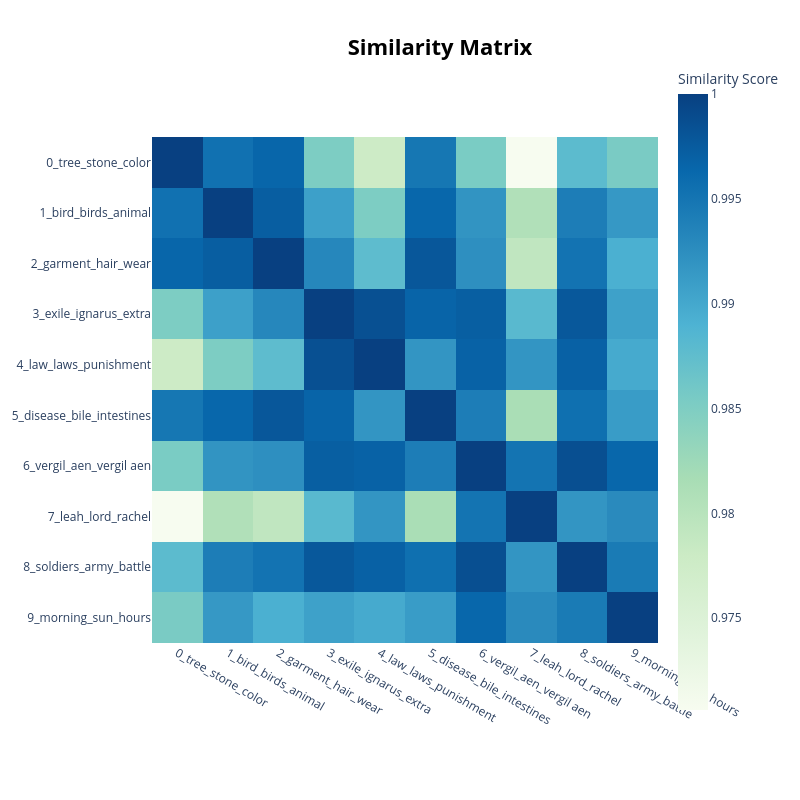

This figure's Python source:
#!/usr/bin/env python3
# -*- coding: utf-8 -*-

selected_topics = []

import warnings
import logging
warnings.simplefilter(action='ignore', category=FutureWarning)
warnings.simplefilter(action='ignore', category=UserWarning)
logging.disable(logging.WARN)

createTopicModel = __import__("03_topic_modelling", fromlist="createTopicModel").createTopicModel

import os
import numpy as np
import matplotlib.pyplot as plt
import matplotlib.patches as patches
import matplotlib.colors as mcolors
from utils import *
import seaborn as sns
import pandas as pd
from wordcloud import WordCloud
import json
import plotly.express as px
from mpl_toolkits.axes_grid1 import Divider, Size
import matplotlib.ticker as mticker
from sys import argv, stderr

def get_repres_docs(topic:int, doc_info:pd.DataFrame) -> pd.DataFrame:
    return doc_info[(doc_info["Topic"] == topic) & (doc_info["Representative_document"])]

def plot_books_per_topic(doc_info: pd.DataFrame):
    topic_list = np.sort(doc_info["Topic"].unique())
    book_list = np.sort(doc_info["book"].unique())
    book_titles = pd.DataFrame(getOpt("book_struct"))["title_en"]
    book_titles.index+=1
    docs_per_book = {k.item(): len(v) for k, v in doc_info.groupby("book").indices.items()}
    non_noise_docs_per_book = {
        k.item(): len(v) for k, v in
        doc_info[doc_info["Topic"] != -1].groupby("book").indices.items()
    }

    return {
            topic.item(): pd.Series({
                book_titles[book.item()]:
                len(
                    doc_info[(doc_info["book"] == book) & (doc_info["Topic"] == topic)]
                ) / (docs_per_book[book.item()] if topic != -1 else non_noise_docs_per_book[book.item()])
                for book in book_list
            })
        for topic in topic_list
    }

def plot_topics_per_book(doc_info: pd.DataFrame, topic_info:pd.DataFrame):
    topic_list = topic_info.index
    topic_titles = topic_info["Name"]
    book_list = np.sort(doc_info["book"].unique())
    book_titles = pd.DataFrame(getOpt("book_struct"))["title_en"]
    book_titles = book_titles.apply(formatEllipsis)
    book_titles.index+=1
    docs_per_book = {k.item(): len(v) for k, v in doc_info.groupby("book").indices.items()}
    return {
            book_titles[book]: pd.Series({
                topic_titles[topic]:
                len(
                    doc_info[(doc_info["book"] == book) & (doc_info["Topic"] == topic)]
                ) / docs_per_book[book]
                for topic in topic_list
            }).drop(labels=topic_titles[-1])
        for book in book_list
    }

def formatEllipsis(s:str, max:int = 25)-> str:
    if len(s) <= max:
        return s
    return s[:max - 3] + "..."

def get_hierarchies(topics: dict, h_topics):
    ts:dict = topics
    r = [topics]
    for level in h_topics.sort_values("Distance").itertuples():
        topics_to_merge = level.Topics
        l = ts.copy()
        for t in topics_to_merge:
            l[t] = level.Parent_Name
        ts = l
        r.append(ts)
    return r


def save_wordcloud(model, topic, filename):
    text = {word: value for word, value in model.get_topic(topic)}
    wc = WordCloud(background_color="white", max_words=1000)
    wc.generate_from_frequencies(text)
    plt.imshow(wc, interpolation="bilinear")
    plt.axis("off")
    plt.savefig(filename, bbox_inches='tight')
    plt.close()
    plt.clf()
    plt.cla()

def create_wordcloud(model, topic):
    text = {word: value for word, value in model.get_topic(topic)}
    wc = WordCloud(background_color="white", max_words=100)
    return wc.generate_from_frequencies(text)
    # return wc.to_svg(embed_font=True, optimize_embedded_font=False)

def func(x, prefixes):
    masks = {prefix: x.index.str.startswith(prefix) for prefix in prefixes}
    not_selected = ~np.logical_or(*masks.values())
    t = {prefix: {k.removeprefix(prefix + "_"): v for k, v in x[mask].items()} for prefix, mask in masks.items()}
    return pd.Series({**x[not_selected], **t})
    

if __name__ == "__main__":

    all_data = {
        granularity: getDocs("nomic_ai_nomic_embed_text_v2_moe__en", granularity, include=["documents", "metadatas"])
        for granularity in getArg("granularity")
    }

    # Get topic model configurations
    with open(selected_confs_json_path, 'r') as json_file:
        confs = json.load(json_file)

    coll_name = 'jinaai_jina_embeddings_v3__en_2'
    # granularity = 'sentences'

    if len(argv) < 2:
        print("Error", file=stderr)
        exit(1)

    granularity=argv[1]
    if granularity not in ["sentences", "topics"]:
        print("Wrong args!", file=stderr)
        exit(1)


    df = pd.DataFrame(confs).agg(func, "columns", ["reduction", "clustering"])
    config = df[(df["coll_name"] == coll_name) & (df["granularity"] == granularity)].iloc[0].to_dict()
    
    data = all_data[granularity]
    docs = data["documents"]
    embeddings = np.load(getReductionFilePath(config))
    topic_model = createTopicModel(docs, embeddings=embeddings, **config)

    fig = topic_model.visualize_heatmap(list(range(10)))
    fig.write_image("heatmap.png")
    # doc_info = topic_model.get_document_info(docs)
    # doc_metadata = pd.DataFrame(data["metadatas"]).rename({"topic":"section"}, axis=1)
    # doc_metadata["book"] = doc_metadata["book"].astype(int)
    # doc_info = pd.concat([doc_info, doc_metadata], axis=1)
    # doc_info["Topic"] = doc_info["Topic"].astype(int)
    # doc_info = doc_info[doc_info["Topic"] < 20]
    # topic_info = topic_model.get_topic_info()
    # topic_info = topic_info[(topic_info["Topic"] < 20)].set_index("Topic")
    # book_titles = pd.DataFrame(getOpt("book_struct"))["title_en"]
    # book_titles.index+=1
    # doc_info["book_title"] = doc_info["book"].map(book_titles)
    # # book_dist = plot_books_per_topic(doc_info)
    # # topics_per_book = plot_topics_per_book(doc_info, topic_info)
    # topic_info.drop(-1, inplace=True)
    # book_dist = plot_books_per_topic(doc_info)
    # # wcs = [ create_wordcloud(topic_model, topic) for topic in topic_info.index ]

    # for (topic_n, topic_name), topic_df in doc_info[(doc_info["Topic"] >=0) & (doc_info["Topic"] < 6)].groupby(["Topic", "Name"]):
    #     with open(f"{output_dir}/topics_{granularity}_{topic_n + 1}.tex", 'w') as output_file:
    #         representation = ", ".join(topic_df.iloc[0]["Representation"][:10])
    #         print(f"\\subsubsection{{Tópico {topic_n + 1}: \\textit{{{representation}}}}}", file=output_file)
    #         print(f"\\label{{tema:{granularity}_{topic_n + 1}}}", file=output_file)
    #         print("\\begin{description}", file=output_file)
    #         print("\\footnotesize", file=output_file)
    #         most_rep_books = book_dist[topic_n].sort_values(ascending=False)[:5]
    #         # most_rep_books = most_rep_books[most_rep_books >= (.1 if granularity == "topics" else .15)]
    #         topic_df = topic_df[topic_df["book_title"].isin(most_rep_books.index)]
    #         topic_df["book_val"] = topic_df["book_title"].map(most_rep_books)
    #         topic_df = topic_df.sort_values(by="book_val", ascending=False)
    #         # topic_df = topic_df[topic_df["Representative_document"]]
    #         for (book_n, book), book_df in topic_df.groupby(["book", "book_title"], sort=False):
    #             bval = book_df["book_val"].iloc[0]
    #             print(f"\\item [Livro: {book_n} - {book} ({100 * bval:.2f}\%)]\\hfill", file=output_file)
    #             print("\\begin{itemize}", file=output_file)
    #             for chapter, doc, section, sentence, edition in book_df.groupby("chapter")[["Document", "section", "sentence", "edition"]].first()[:n_reps].itertuples():
    #                 # if granularity == "topics": sentence = "-"
    #                 print(f"\\item[\\textbf{{isi\_{edition}.{book_n}.{chapter}.{section}.S{sentence}}}]", file=output_file)
    #                 print(f"\\textit{{{doc}}}", file=output_file)

    #             print("\\end{itemize}", file=output_file)
                
    #         print("\\end{description}", file=output_file)